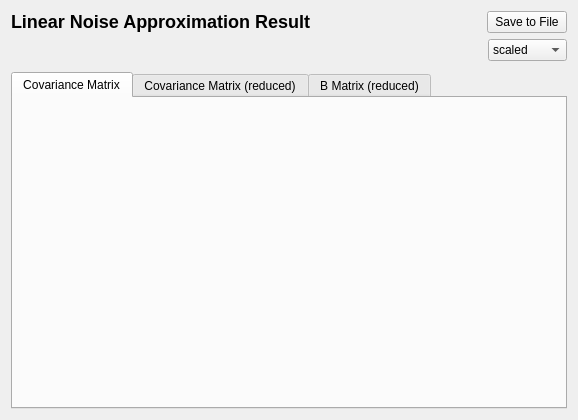
<?xml version="1.0" encoding="UTF-8"?>
<ui version="4.0">
<comment> Copyright (C) 2011 - 2013 by Pedro Mendes, Virginia Tech Intellectual </comment>
<comment> Properties, Inc., University of Heidelberg, and The University </comment>
<comment> of Manchester. </comment>
<comment> All rights reserved. </comment>

 <comment> All rights reserved. </comment>
 <class>CLNAResultSubwidget</class>
 <widget class="CopasiWidget" name="CLNAResultSubwidget">
  <property name="geometry">
   <rect>
    <x>0</x>
    <y>0</y>
    <width>578</width>
    <height>420</height>
   </rect>
  </property>
  <property name="windowTitle">
   <string>LNA Result Window</string>
  </property>
  <layout class="QVBoxLayout" name="verticalLayout">
   <item>
    <layout class="QHBoxLayout" name="horizontalLayout">
     <item>
      <widget class="QLabel" name="mpLblResult">
       <property name="sizePolicy">
        <sizepolicy hsizetype="MinimumExpanding" vsizetype="Preferred">
         <horstretch>0</horstretch>
         <verstretch>0</verstretch>
        </sizepolicy>
       </property>
       <property name="text">
        <string>&lt;!DOCTYPE HTML PUBLIC &quot;-//W3C//DTD HTML 4.0//EN&quot; &quot;http://www.w3.org/TR/REC-html40/strict.dtd&quot;&gt;
&lt;html&gt;&lt;head&gt;&lt;meta name=&quot;qrichtext&quot; content=&quot;1&quot; /&gt;&lt;style type=&quot;text/css&quot;&gt;
p, li { white-space: pre-wrap; }
&lt;/style&gt;&lt;/head&gt;&lt;body style=&quot; font-family:'Lucida Grande'; font-size:13pt; font-weight:400; font-style:normal;&quot;&gt;
&lt;p style=&quot; margin-top:16px; margin-bottom:12px; margin-left:0px; margin-right:0px; -qt-block-indent:0; text-indent:0px;&quot;&gt;&lt;span style=&quot; font-size:x-large; font-weight:600;&quot;&gt;Linear Noise Approximation Result&lt;/span&gt;&lt;/p&gt;&lt;/body&gt;&lt;/html&gt;</string>
       </property>
      </widget>
     </item>
     <item>
      <widget class="QPushButton" name="mSaveButton">
       <property name="sizePolicy">
        <sizepolicy hsizetype="Fixed" vsizetype="Fixed">
         <horstretch>0</horstretch>
         <verstretch>0</verstretch>
        </sizepolicy>
       </property>
       <property name="text">
        <string>Save to File</string>
       </property>
      </widget>
     </item>
    </layout>
   </item>
   <item>
    <layout class="QHBoxLayout">
     <item>
      <widget class="QLabel" name="mTopLabel">
       <property name="text">
        <string/>
       </property>
       <property name="wordWrap">
        <bool>false</bool>
       </property>
      </widget>
     </item>
     <item>
      <widget class="QComboBox" name="mComboScale">
       <property name="sizePolicy">
        <sizepolicy hsizetype="Fixed" vsizetype="Fixed">
         <horstretch>0</horstretch>
         <verstretch>0</verstretch>
        </sizepolicy>
       </property>
       <item>
        <property name="text">
         <string>scaled</string>
        </property>
       </item>
       <item>
        <property name="text">
         <string>unscaled</string>
        </property>
       </item>
      </widget>
     </item>
    </layout>
   </item>
   <item>
    <spacer name="verticalSpacer">
     <property name="orientation">
      <enum>Qt::Vertical</enum>
     </property>
     <property name="sizeType">
      <enum>QSizePolicy::Fixed</enum>
     </property>
     <property name="sizeHint" stdset="0">
      <size>
       <width>20</width>
       <height>5</height>
      </size>
     </property>
    </spacer>
   </item>
   <item>
    <widget class="QTabWidget" name="mTabWidget">
     <widget class="QWidget" name="tab0">
      <attribute name="title">
       <string>Covariance Matrix</string>
      </attribute>
      <layout class="QHBoxLayout">
       <property name="margin">
        <number>0</number>
       </property>
       <item>
        <widget class="CQArrayAnnotationsWidget" name="mpArrayCovarianceMatrix" native="true"/>
       </item>
      </layout>
     </widget>
     <widget class="QWidget" name="tab1">
      <attribute name="title">
       <string>Covariance Matrix (reduced)</string>
      </attribute>
      <layout class="QHBoxLayout">
       <property name="margin">
        <number>0</number>
       </property>
       <item>
        <widget class="CQArrayAnnotationsWidget" name="mpArrayCovarianceMatrixReduced" native="true"/>
       </item>
      </layout>
     </widget>
     <widget class="QWidget" name="tab2">
      <attribute name="title">
       <string>B Matrix (reduced)</string>
      </attribute>
      <layout class="QHBoxLayout">
       <property name="margin">
        <number>0</number>
       </property>
       <item>
        <widget class="CQArrayAnnotationsWidget" name="mpArrayBMatrixReduced" native="true"/>
       </item>
      </layout>
     </widget>
    </widget>
   </item>
  </layout>
 </widget>
 <layoutdefault spacing="6" margin="11"/>
 <customwidgets>
  <customwidget>
   <class>CQArrayAnnotationsWidget</class>
   <extends>QWidget</extends>
   <header>CQArrayAnnotationsWidget.h</header>
  </customwidget>
  <customwidget>
   <class>CopasiWidget</class>
   <extends>QWidget</extends>
   <header>copasi/UI/copasiWidget.h</header>
   <container>1</container>
  </customwidget>
 </customwidgets>
 <includes>
  <include location="local">CQArrayAnnotationsWidget.h</include>
 </includes>
 <resources/>
 <connections>
  <connection>
   <sender>mComboScale</sender>
   <signal>activated(int)</signal>
   <receiver>CLNAResultSubwidget</receiver>
   <slot>slotScaled()</slot>
   <hints>
    <hint type="sourcelabel">
     <x>20</x>
     <y>20</y>
    </hint>
    <hint type="destinationlabel">
     <x>20</x>
     <y>20</y>
    </hint>
   </hints>
  </connection>
  <connection>
   <sender>mSaveButton</sender>
   <signal>clicked()</signal>
   <receiver>CLNAResultSubwidget</receiver>
   <slot>slotSave()</slot>
   <hints>
    <hint type="sourcelabel">
     <x>20</x>
     <y>20</y>
    </hint>
    <hint type="destinationlabel">
     <x>20</x>
     <y>20</y>
    </hint>
   </hints>
  </connection>
 </connections>
</ui>
